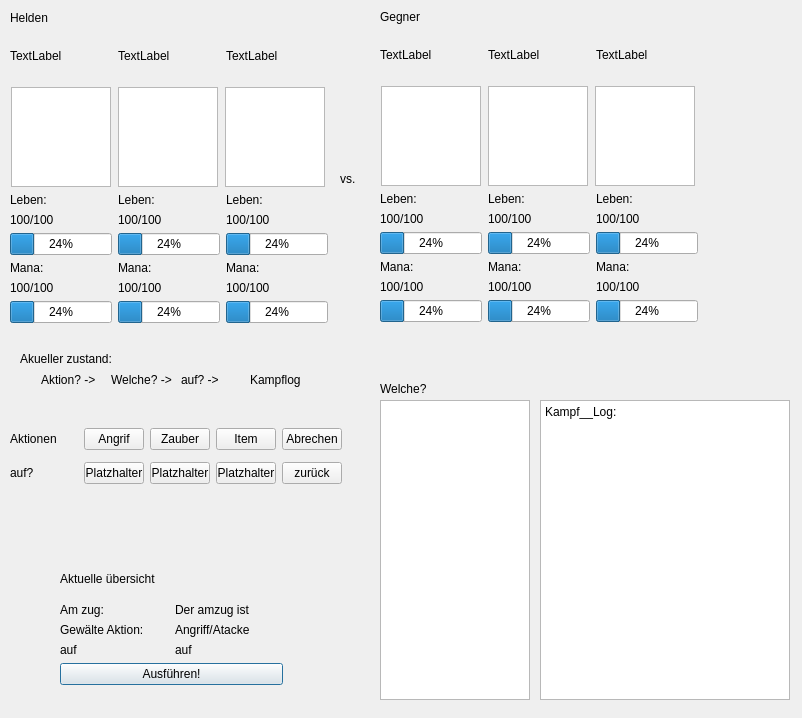
<?xml version="1.0" encoding="UTF-8"?>
<ui version="4.0">
 <class>Kampfsimulator_simulation</class>
 <widget class="QDialog" name="Kampfsimulator_simulation">
  <property name="geometry">
   <rect>
    <x>0</x>
    <y>0</y>
    <width>802</width>
    <height>718</height>
   </rect>
  </property>
  <property name="windowTitle">
   <string>Dialog</string>
  </property>
  <widget class="QListWidget" name="listWidget">
   <property name="geometry">
    <rect>
     <x>380</x>
     <y>400</y>
     <width>150</width>
     <height>300</height>
    </rect>
   </property>
   <property name="minimumSize">
    <size>
     <width>150</width>
     <height>300</height>
    </size>
   </property>
   <property name="maximumSize">
    <size>
     <width>150</width>
     <height>200</height>
    </size>
   </property>
  </widget>
  <widget class="QPlainTextEdit" name="kss_kampflog">
   <property name="geometry">
    <rect>
     <x>540</x>
     <y>400</y>
     <width>250</width>
     <height>300</height>
    </rect>
   </property>
   <property name="minimumSize">
    <size>
     <width>250</width>
     <height>300</height>
    </size>
   </property>
   <property name="maximumSize">
    <size>
     <width>250</width>
     <height>300</height>
    </size>
   </property>
   <property name="plainText">
    <string>Kampf__Log:
</string>
   </property>
  </widget>
  <widget class="QLabel" name="kss_label_aktion_welche">
   <property name="geometry">
    <rect>
     <x>380</x>
     <y>380</y>
     <width>57</width>
     <height>17</height>
    </rect>
   </property>
   <property name="text">
    <string>Welche?</string>
   </property>
  </widget>
  <widget class="QWidget" name="layoutWidget1">
   <property name="geometry">
    <rect>
     <x>60</x>
     <y>560</y>
     <width>223</width>
     <height>125</height>
    </rect>
   </property>
   <layout class="QVBoxLayout" name="verticalLayout_8">
    <item>
     <widget class="QLabel" name="label_14">
      <property name="text">
       <string>Aktuelle übersicht</string>
      </property>
     </widget>
    </item>
    <item>
     <layout class="QHBoxLayout" name="horizontalLayout_5">
      <item>
       <layout class="QVBoxLayout" name="verticalLayout_6">
        <item>
         <widget class="QLabel" name="label_8">
          <property name="text">
           <string>Am zug:</string>
          </property>
         </widget>
        </item>
        <item>
         <widget class="QLabel" name="label_15">
          <property name="text">
           <string>Gewälte Aktion:</string>
          </property>
         </widget>
        </item>
        <item>
         <widget class="QLabel" name="label">
          <property name="text">
           <string>auf</string>
          </property>
         </widget>
        </item>
       </layout>
      </item>
      <item>
       <layout class="QVBoxLayout" name="verticalLayout_7">
        <item>
         <widget class="QLabel" name="label_13">
          <property name="text">
           <string>Der amzug ist</string>
          </property>
         </widget>
        </item>
        <item>
         <widget class="QLabel" name="label_16">
          <property name="text">
           <string>Angriff/Atacke</string>
          </property>
         </widget>
        </item>
        <item>
         <widget class="QLabel" name="label_2">
          <property name="text">
           <string>auf</string>
          </property>
         </widget>
        </item>
       </layout>
      </item>
     </layout>
    </item>
    <item>
     <widget class="QPushButton" name="pushButton_9">
      <property name="text">
       <string>Ausführen!</string>
      </property>
     </widget>
    </item>
   </layout>
  </widget>
  <widget class="QLabel" name="kss_label_vs">
   <property name="geometry">
    <rect>
     <x>340</x>
     <y>170</y>
     <width>18</width>
     <height>17</height>
    </rect>
   </property>
   <property name="text">
    <string>vs.</string>
   </property>
  </widget>
  <widget class="QLabel" name="kss_label_Aktion_zustand_alle">
   <property name="geometry">
    <rect>
     <x>20</x>
     <y>350</y>
     <width>118</width>
     <height>17</height>
    </rect>
   </property>
   <property name="text">
    <string>Akueller zustand:</string>
   </property>
  </widget>
  <widget class="QWidget" name="layoutWidget2">
   <property name="geometry">
    <rect>
     <x>10</x>
     <y>11</y>
     <width>318</width>
     <height>312</height>
    </rect>
   </property>
   <layout class="QVBoxLayout" name="verticalLayout_13">
    <item>
     <widget class="QLabel" name="kss_label_helden">
      <property name="text">
       <string>Helden</string>
      </property>
     </widget>
    </item>
    <item>
     <layout class="QVBoxLayout" name="verticalLayout_10">
      <item>
       <layout class="QHBoxLayout" name="horizontalLayout_6">
        <item>
         <widget class="QLabel" name="kss_h1_name">
          <property name="text">
           <string>TextLabel</string>
          </property>
         </widget>
        </item>
        <item>
         <widget class="QLabel" name="kss_h2_name">
          <property name="text">
           <string>TextLabel</string>
          </property>
         </widget>
        </item>
        <item>
         <widget class="QLabel" name="kss_h3_name">
          <property name="text">
           <string>TextLabel</string>
          </property>
         </widget>
        </item>
       </layout>
      </item>
      <item>
       <layout class="QHBoxLayout" name="horizontalLayout_3">
        <item>
         <widget class="QGraphicsView" name="kss_h1_bild">
          <property name="minimumSize">
           <size>
            <width>100</width>
            <height>100</height>
           </size>
          </property>
          <property name="maximumSize">
           <size>
            <width>100</width>
            <height>100</height>
           </size>
          </property>
         </widget>
        </item>
        <item>
         <widget class="QGraphicsView" name="kss_h2_bild">
          <property name="minimumSize">
           <size>
            <width>100</width>
            <height>100</height>
           </size>
          </property>
          <property name="maximumSize">
           <size>
            <width>100</width>
            <height>100</height>
           </size>
          </property>
         </widget>
        </item>
        <item>
         <widget class="QGraphicsView" name="kss_h3_bild">
          <property name="minimumSize">
           <size>
            <width>100</width>
            <height>100</height>
           </size>
          </property>
          <property name="maximumSize">
           <size>
            <width>100</width>
            <height>100</height>
           </size>
          </property>
         </widget>
        </item>
       </layout>
      </item>
      <item>
       <layout class="QHBoxLayout" name="horizontalLayout_7">
        <item>
         <layout class="QVBoxLayout" name="verticalLayout">
          <item>
           <widget class="QLabel" name="kss_label_h1_leben">
            <property name="text">
             <string>Leben:</string>
            </property>
           </widget>
          </item>
          <item>
           <widget class="QLabel" name="ks_h1_wl">
            <property name="text">
             <string>100/100</string>
            </property>
           </widget>
          </item>
          <item>
           <widget class="QProgressBar" name="ks_h1_pl">
            <property name="value">
             <number>24</number>
            </property>
           </widget>
          </item>
          <item>
           <widget class="QLabel" name="kss_label_h1_mana">
            <property name="text">
             <string>Mana:</string>
            </property>
           </widget>
          </item>
          <item>
           <widget class="QLabel" name="ks_h1_wm">
            <property name="text">
             <string>100/100</string>
            </property>
           </widget>
          </item>
          <item>
           <widget class="QProgressBar" name="ks_h1_pm">
            <property name="value">
             <number>24</number>
            </property>
           </widget>
          </item>
         </layout>
        </item>
        <item>
         <layout class="QVBoxLayout" name="verticalLayout_4">
          <item>
           <widget class="QLabel" name="kss_label_h2_leben">
            <property name="text">
             <string>Leben:</string>
            </property>
           </widget>
          </item>
          <item>
           <widget class="QLabel" name="ks_h2_wl">
            <property name="text">
             <string>100/100</string>
            </property>
           </widget>
          </item>
          <item>
           <widget class="QProgressBar" name="ks_h2_pl">
            <property name="value">
             <number>24</number>
            </property>
           </widget>
          </item>
          <item>
           <widget class="QLabel" name="kss_label_h2_mana">
            <property name="text">
             <string>Mana:</string>
            </property>
           </widget>
          </item>
          <item>
           <widget class="QLabel" name="ks_h2_wm">
            <property name="text">
             <string>100/100</string>
            </property>
           </widget>
          </item>
          <item>
           <widget class="QProgressBar" name="ks_h2_pm">
            <property name="value">
             <number>24</number>
            </property>
           </widget>
          </item>
         </layout>
        </item>
        <item>
         <layout class="QVBoxLayout" name="verticalLayout_9">
          <item>
           <widget class="QLabel" name="kss_label_h3_leben">
            <property name="text">
             <string>Leben:</string>
            </property>
           </widget>
          </item>
          <item>
           <widget class="QLabel" name="ks_h3_wl">
            <property name="text">
             <string>100/100</string>
            </property>
           </widget>
          </item>
          <item>
           <widget class="QProgressBar" name="ks_h3_pl">
            <property name="value">
             <number>24</number>
            </property>
           </widget>
          </item>
          <item>
           <widget class="QLabel" name="kss_label_h3_mana">
            <property name="text">
             <string>Mana:</string>
            </property>
           </widget>
          </item>
          <item>
           <widget class="QLabel" name="ks_h3_wm">
            <property name="text">
             <string>100/100</string>
            </property>
           </widget>
          </item>
          <item>
           <widget class="QProgressBar" name="ks_h3_pm">
            <property name="value">
             <number>24</number>
            </property>
           </widget>
          </item>
         </layout>
        </item>
       </layout>
      </item>
     </layout>
    </item>
   </layout>
  </widget>
  <widget class="QWidget" name="layoutWidget3">
   <property name="geometry">
    <rect>
     <x>380</x>
     <y>10</y>
     <width>318</width>
     <height>312</height>
    </rect>
   </property>
   <layout class="QVBoxLayout" name="verticalLayout_14">
    <item>
     <widget class="QLabel" name="kss_label_gegener">
      <property name="text">
       <string>Gegner</string>
      </property>
     </widget>
    </item>
    <item>
     <layout class="QVBoxLayout" name="verticalLayout_12">
      <item>
       <layout class="QHBoxLayout" name="horizontalLayout_8">
        <item>
         <widget class="QLabel" name="kss_g1_name">
          <property name="text">
           <string>TextLabel</string>
          </property>
         </widget>
        </item>
        <item>
         <widget class="QLabel" name="kss_g2_name">
          <property name="text">
           <string>TextLabel</string>
          </property>
         </widget>
        </item>
        <item>
         <widget class="QLabel" name="kss_g3_name">
          <property name="text">
           <string>TextLabel</string>
          </property>
         </widget>
        </item>
       </layout>
      </item>
      <item>
       <layout class="QHBoxLayout" name="horizontalLayout_4">
        <item>
         <widget class="QGraphicsView" name="kss_g1_bild">
          <property name="minimumSize">
           <size>
            <width>100</width>
            <height>100</height>
           </size>
          </property>
          <property name="maximumSize">
           <size>
            <width>100</width>
            <height>100</height>
           </size>
          </property>
         </widget>
        </item>
        <item>
         <widget class="QGraphicsView" name="kss_g2_bild">
          <property name="minimumSize">
           <size>
            <width>100</width>
            <height>100</height>
           </size>
          </property>
          <property name="maximumSize">
           <size>
            <width>100</width>
            <height>100</height>
           </size>
          </property>
         </widget>
        </item>
        <item>
         <widget class="QGraphicsView" name="kss_g3_bild">
          <property name="minimumSize">
           <size>
            <width>100</width>
            <height>100</height>
           </size>
          </property>
          <property name="maximumSize">
           <size>
            <width>100</width>
            <height>100</height>
           </size>
          </property>
         </widget>
        </item>
       </layout>
      </item>
      <item>
       <layout class="QHBoxLayout" name="horizontalLayout_9">
        <item>
         <layout class="QVBoxLayout" name="verticalLayout_2">
          <item>
           <widget class="QLabel" name="kss_label_g1_leben">
            <property name="text">
             <string>Leben:</string>
            </property>
           </widget>
          </item>
          <item>
           <widget class="QLabel" name="kss_g1_wl">
            <property name="text">
             <string>100/100</string>
            </property>
           </widget>
          </item>
          <item>
           <widget class="QProgressBar" name="kss_g1_pl">
            <property name="value">
             <number>24</number>
            </property>
           </widget>
          </item>
          <item>
           <widget class="QLabel" name="kss_label_g1_mana">
            <property name="text">
             <string>Mana:</string>
            </property>
           </widget>
          </item>
          <item>
           <widget class="QLabel" name="kss_g1_wm">
            <property name="text">
             <string>100/100</string>
            </property>
           </widget>
          </item>
          <item>
           <widget class="QProgressBar" name="kss_g1_pm">
            <property name="value">
             <number>24</number>
            </property>
           </widget>
          </item>
         </layout>
        </item>
        <item>
         <layout class="QVBoxLayout" name="verticalLayout_3">
          <item>
           <widget class="QLabel" name="kss_g2_label_leben">
            <property name="text">
             <string>Leben:</string>
            </property>
           </widget>
          </item>
          <item>
           <widget class="QLabel" name="kss_g2_wl">
            <property name="text">
             <string>100/100</string>
            </property>
           </widget>
          </item>
          <item>
           <widget class="QProgressBar" name="kss_g2_pl">
            <property name="value">
             <number>24</number>
            </property>
           </widget>
          </item>
          <item>
           <widget class="QLabel" name="kss_g2_label_mana">
            <property name="text">
             <string>Mana:</string>
            </property>
           </widget>
          </item>
          <item>
           <widget class="QLabel" name="kss_g2_wm">
            <property name="text">
             <string>100/100</string>
            </property>
           </widget>
          </item>
          <item>
           <widget class="QProgressBar" name="kss_g2_pm">
            <property name="value">
             <number>24</number>
            </property>
           </widget>
          </item>
         </layout>
        </item>
        <item>
         <layout class="QVBoxLayout" name="verticalLayout_11">
          <item>
           <widget class="QLabel" name="kss_label_g3_leben">
            <property name="text">
             <string>Leben:</string>
            </property>
           </widget>
          </item>
          <item>
           <widget class="QLabel" name="kss_g3_wl">
            <property name="text">
             <string>100/100</string>
            </property>
           </widget>
          </item>
          <item>
           <widget class="QProgressBar" name="kss_g3_pl">
            <property name="value">
             <number>24</number>
            </property>
           </widget>
          </item>
          <item>
           <widget class="QLabel" name="kss_g3_label_mana">
            <property name="text">
             <string>Mana:</string>
            </property>
           </widget>
          </item>
          <item>
           <widget class="QLabel" name="kss_g3_wm">
            <property name="text">
             <string>100/100</string>
            </property>
           </widget>
          </item>
          <item>
           <widget class="QProgressBar" name="kss_g3_pm">
            <property name="value">
             <number>24</number>
            </property>
           </widget>
          </item>
         </layout>
        </item>
       </layout>
      </item>
     </layout>
    </item>
   </layout>
  </widget>
  <widget class="QWidget" name="layoutWidget4">
   <property name="geometry">
    <rect>
     <x>41</x>
     <y>370</y>
     <width>273</width>
     <height>19</height>
    </rect>
   </property>
   <layout class="QHBoxLayout" name="horizontalLayout_10">
    <item>
     <widget class="QLabel" name="kss_aktion_zustand">
      <property name="text">
       <string>Aktion? -&gt;</string>
      </property>
     </widget>
    </item>
    <item>
     <widget class="QLabel" name="kss_aktion_welche_2">
      <property name="text">
       <string>Welche? -&gt;</string>
      </property>
     </widget>
    </item>
    <item>
     <widget class="QLabel" name="kss_label_aktion_auf">
      <property name="text">
       <string>auf? -&gt;</string>
      </property>
     </widget>
    </item>
    <item>
     <widget class="QLabel" name="kss_aktion_kampflog">
      <property name="text">
       <string>Kampflog</string>
      </property>
     </widget>
    </item>
   </layout>
  </widget>
  <widget class="QWidget" name="layoutWidget5">
   <property name="geometry">
    <rect>
     <x>10</x>
     <y>422</y>
     <width>332</width>
     <height>70</height>
    </rect>
   </property>
   <layout class="QVBoxLayout" name="verticalLayout_5">
    <item>
     <layout class="QHBoxLayout" name="horizontalLayout_12">
      <item>
       <widget class="QLabel" name="kss_label_aktion_auswahl">
        <property name="text">
         <string>Aktionen</string>
        </property>
       </widget>
      </item>
      <item>
       <layout class="QHBoxLayout" name="horizontalLayout">
        <item>
         <widget class="QPushButton" name="pushButton">
          <property name="minimumSize">
           <size>
            <width>60</width>
            <height>0</height>
           </size>
          </property>
          <property name="maximumSize">
           <size>
            <width>60</width>
            <height>16777215</height>
           </size>
          </property>
          <property name="text">
           <string>Angrif</string>
          </property>
         </widget>
        </item>
        <item>
         <widget class="QPushButton" name="pushButton_2">
          <property name="minimumSize">
           <size>
            <width>60</width>
            <height>0</height>
           </size>
          </property>
          <property name="maximumSize">
           <size>
            <width>60</width>
            <height>16777215</height>
           </size>
          </property>
          <property name="text">
           <string>Zauber</string>
          </property>
         </widget>
        </item>
        <item>
         <widget class="QPushButton" name="pushButton_3">
          <property name="minimumSize">
           <size>
            <width>60</width>
            <height>0</height>
           </size>
          </property>
          <property name="maximumSize">
           <size>
            <width>60</width>
            <height>16777215</height>
           </size>
          </property>
          <property name="text">
           <string>Item</string>
          </property>
         </widget>
        </item>
        <item>
         <widget class="QPushButton" name="pushButton_4">
          <property name="minimumSize">
           <size>
            <width>60</width>
            <height>0</height>
           </size>
          </property>
          <property name="maximumSize">
           <size>
            <width>60</width>
            <height>16777215</height>
           </size>
          </property>
          <property name="text">
           <string>Abrechen</string>
          </property>
         </widget>
        </item>
       </layout>
      </item>
     </layout>
    </item>
    <item>
     <layout class="QHBoxLayout" name="horizontalLayout_11">
      <item>
       <widget class="QLabel" name="kss_label_aktion_auf_auswahl">
        <property name="text">
         <string>auf?</string>
        </property>
       </widget>
      </item>
      <item>
       <layout class="QHBoxLayout" name="horizontalLayout_2">
        <item>
         <widget class="QPushButton" name="pushButton_5">
          <property name="minimumSize">
           <size>
            <width>60</width>
            <height>0</height>
           </size>
          </property>
          <property name="maximumSize">
           <size>
            <width>60</width>
            <height>16777215</height>
           </size>
          </property>
          <property name="text">
           <string>Platzhalter</string>
          </property>
         </widget>
        </item>
        <item>
         <widget class="QPushButton" name="pushButton_6">
          <property name="minimumSize">
           <size>
            <width>60</width>
            <height>0</height>
           </size>
          </property>
          <property name="maximumSize">
           <size>
            <width>60</width>
            <height>16777215</height>
           </size>
          </property>
          <property name="text">
           <string>Platzhalter</string>
          </property>
         </widget>
        </item>
        <item>
         <widget class="QPushButton" name="pushButton_7">
          <property name="minimumSize">
           <size>
            <width>60</width>
            <height>0</height>
           </size>
          </property>
          <property name="maximumSize">
           <size>
            <width>60</width>
            <height>16777215</height>
           </size>
          </property>
          <property name="text">
           <string>Platzhalter</string>
          </property>
         </widget>
        </item>
        <item>
         <widget class="QPushButton" name="pushButton_8">
          <property name="minimumSize">
           <size>
            <width>60</width>
            <height>0</height>
           </size>
          </property>
          <property name="maximumSize">
           <size>
            <width>60</width>
            <height>16777215</height>
           </size>
          </property>
          <property name="text">
           <string>zurück</string>
          </property>
         </widget>
        </item>
       </layout>
      </item>
     </layout>
    </item>
   </layout>
  </widget>
 </widget>
 <resources/>
 <connections/>
</ui>
